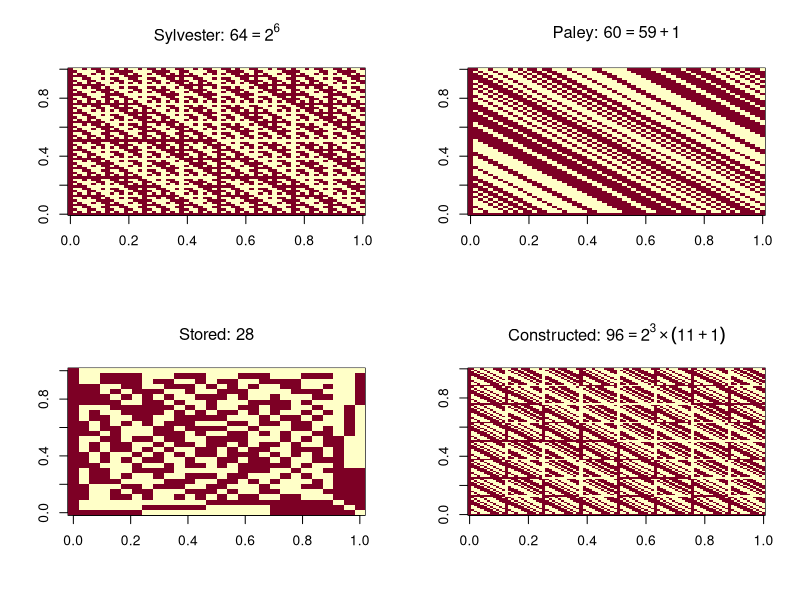
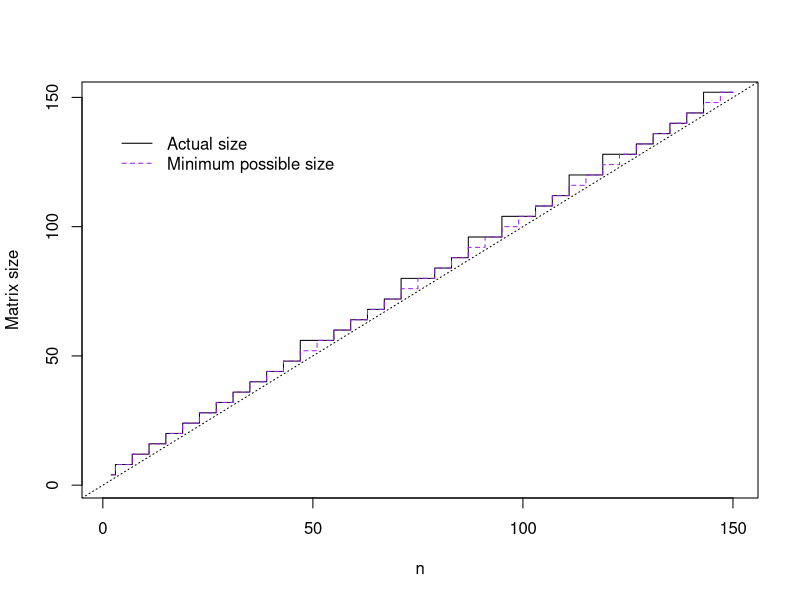

Generate these figures, in order, with R:
library(survey)


### Name: hadamard
### Title: Hadamard matrices
### Aliases: hadamard
### Keywords: survey

### ** Examples


par(mfrow=c(2,2))
## Sylvester-type
image(hadamard(63),main=quote("Sylvester: "*64==2^6))
## Paley-type
image(hadamard(59),main=quote("Paley: "*60==59+1))
## from NJ Sloane's library
image(hadamard(27),main=quote("Stored: "*28))
## For n=90 we get 96 rather than the minimum possible size, 92.
image(hadamard(90),main=quote("Constructed: "*96==2^3%*%(11+1)))

par(mfrow=c(1,1))
plot(2:150,sapply(2:150,function(i) ncol(hadamard(i))),type="S",
     ylab="Matrix size",xlab="n",xlim=c(1,150),ylim=c(1,150))
abline(0,1,lty=3)
lines(2:150, 2:150-(2:150 %% 4)+4,col="purple",type="S",lty=2)
legend(c(x=10,y=140),legend=c("Actual size","Minimum possible size"),
     col=c("black","purple"),bty="n",lty=c(1,2))
